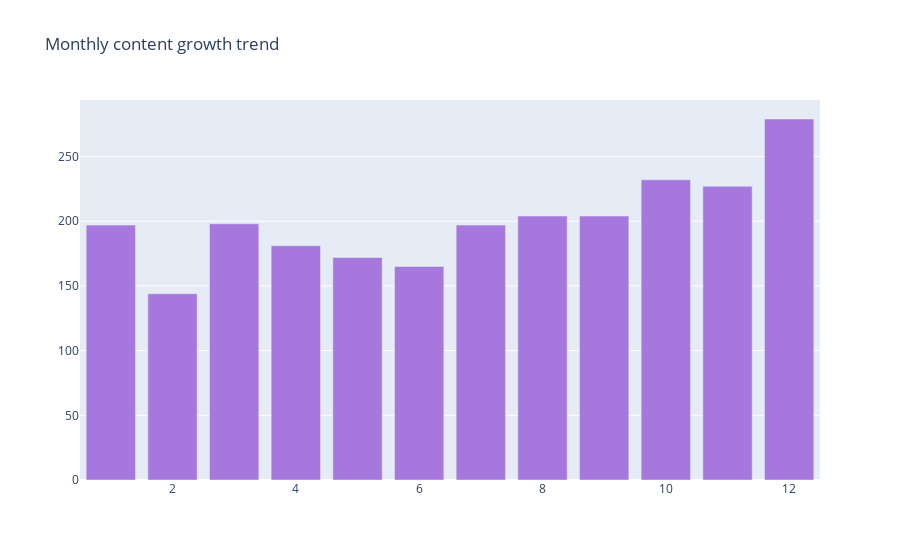

Notebook cell for this chart:
### Markdown cell above
### 2. Trend in content added through the year
#### Observations:
- December records the highest content release, maybe due to higher viewership with vacations worldwide
- February has the least

### Code cell
col = 'month_added'
vc1 = d1[col].value_counts().reset_index()
vc1 = vc1.rename(columns = {col : "count", "index" : col})
vc1['percent'] = vc1['count'].apply(lambda x : 100*x/sum(vc1['count']))
vc1 = vc1.sort_values(col)

trace1 = go.Bar(x=vc1[col], y=vc1["count"], name="TV Shows", marker=dict(color="#a678de"))
data = [trace1]
layout = go.Layout(title="Monthly content growth trend", legend=dict(x=0.1, y=1.1, orientation="h"))
fig = go.Figure(data, layout=layout)
fig.show()

### Figure 1 — Plotly figure (JSON) as saved in the notebook; plotly's stock layout.template omitted (floating-point values rounded to 4 significant figures)
{"data": [{"marker": {"color": "#a678de"}, "name": "TV Shows", "type": "bar", "x": [1, 2, 3, 4, 5, 6, 7, 8, 9, 10, 11, 12], "y": [197, 144, 198, 181, 172, 165, 197, 204, 204, 232, 227, 279]}], "layout": {"legend": {"orientation": "h", "x": 0.1, "y": 1.1}, "title": {"text": "Monthly content growth trend"}}}
